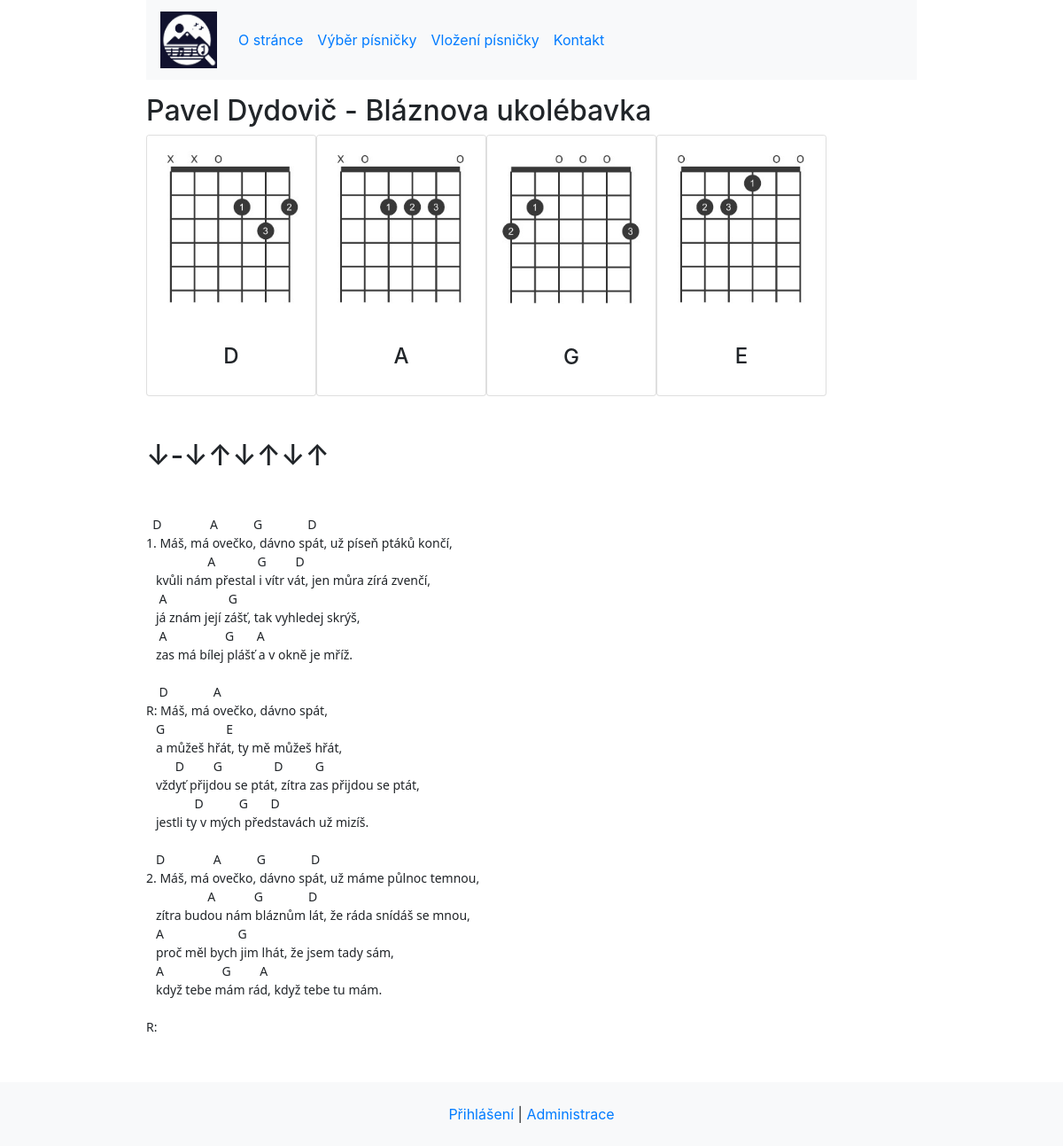
The app's page /song/blaznova-ukolebavka with its own data.
### tables this page shows
CREATE TABLE IF NOT EXISTS `songs` (
  `song_id` int(11) NOT NULL AUTO_INCREMENT,
  `strumming_pattern` text NOT NULL,
  `artist` varchar(155) NOT NULL,
  `title` varchar(155) NOT NULL,
  `lyrics` text NOT NULL,
  `url` varchar(155) NOT NULL,
  PRIMARY KEY (`song_id`),
  UNIQUE KEY `url` (`url`)
);

### index.php (called while the page is built, shortened)
<?php
$router = new RouterController();
$router->process(array($_SERVER["REQUEST_URI"]));
$router->renderView();

### models/Db.php (called while the page is built, shortened)
<?php
class Db {
    private static PDO $connection;
    private static array $settings = array (
        PDO::ATTR_ERRMODE => PDO::ERRMODE_EXCEPTION,
        PDO::MYSQL_ATTR_INIT_COMMAND => "SET NAMES utf8",
        PDO::ATTR_EMULATE_PREPARES => false,
    );
    public static function connect (string $host, string $user, string $password, string $dbName): void {
        if (!isset(self::$connection)) {
            self::$connection = new PDO ("mysql:host=$host;dbname=$dbName", $user, $password, self::$settings);
        }
    }
    public static function queryOne(string $query, array $parameters = array()): array|bool {
        $return = self::$connection->prepare($query);
        $return->execute($parameters);
        return $return->fetch();
    }
}

### models/SongsManager.php (called while the page is built, shortened)
<?php
class SongsManager {
    public function getSong(string $url): array {
        return Db::queryOne('SELECT song_id, strumming_pattern, artist, title, lyrics, url '
                        . 'FROM songs '
                        . 'WHERE url = ?',
                        array($url));
    }
}

### controllers/SongController.php (called while the page is built, shortened)
<?php
class SongController extends Controller {
    public function process(array $parameters): void {
        $songsManager = new SongsManager();
        if(!empty($parameters[1]) && $parameters[1] == 'delete') {
            $this->verifyUser(true);
            $songsManager->deleteSong($parameters[0]);
            $this->addMessage('warning', 'Písnička byla odstraněna.');
            $this->reroute('song');
        } else if (!empty($parameters[0])) {
            $song = $songsManager->getSong($parameters[0]);
        }
    }
}

### controllers/RouterController.php (called while the page is built, shortened)
<?php
class RouterController extends Controller {
    protected Controller $controller;
    public function process(array $parameters): void {
        $parsedURL = $this->parseURL($parameters[0]);
        $controllerClass = $this->dashToCamel(array_shift($parsedURL)) . 'Controller';
        if (file_exists('controllers/' . $controllerClass . '.php'))
                $this->controller = new $controllerClass;
        else
            $this->reroute('error');
        $this->controller->process($parsedURL);
    }
    private function parseURL(string $url): array {
        $parsedURL = parse_url($url);
        $parsedURL["path"] = ltrim($parsedURL["path"], "/");
        $parsedURL["path"] = trim($parsedURL["path"]);
        $explodedPath = explode("/", $parsedURL["path"]);
        return $explodedPath;
    }
    private function dashToCamel(string $text): string {
        $sentence = str_replace('-', ' ', $text);
        $sentence = ucwords($sentence);
        $sentence = str_replace(' ', '', $sentence);
        return $sentence;
    }
}

### views/song.phtml (the view)
<h2><?php echo($artist . " - " . $title); ?> </h2>
<div class="d-flex mb-5">
    <?php foreach ($songsChordsPath as $chordPath): ?>
    <div class="card" style="width: 12rem">
        <img src="<?= $chordPath ?>" class="card-img-top mx-auto">
        <div class="card-body">
            <h4 class="text-center"><?php echo(str_replace("images/", "", str_replace(".jpg", "", $chordPath)))?>
        </div>
    </div>
    <?php endforeach; ?>
</div>
<h2 class="mb-5"><?= $strumming_pattern ?> </h2>
<pre style="font-family: Segoe UI, sans-serif">
<p><?php echo($_lyrics) ?> </p>
</pre>

### records on screen
songs: artist "Pavel Dydovič", title "Bláznova ukolébavka", strumming_pattern "↓-↓↑↓↑↓↑"

### other values on screen
str_replace("images/", "", str_replace(".jpg", "", $chordPath)) "D"
str_replace("images/", "", str_replace(".jpg", "", $chordPath)) "A"
str_replace("images/", "", str_replace(".jpg", "", $chordPath)) "G"
str_replace("images/", "", str_replace(".jpg", "", $chordPath)) "E"
